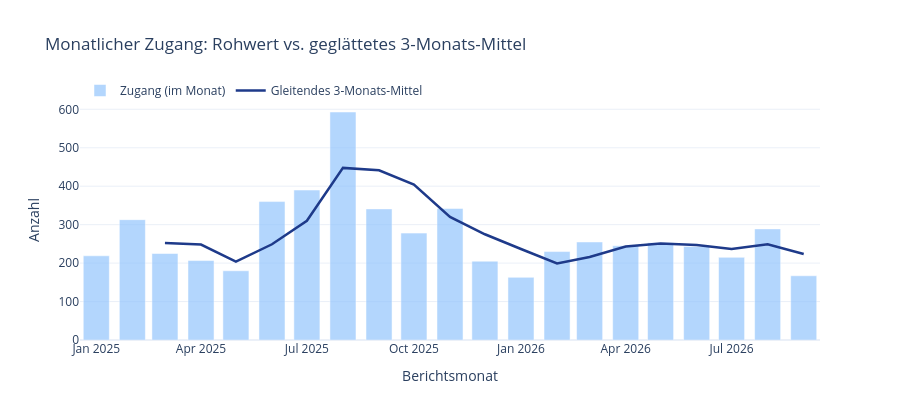

Here is the notebook cell this chart was saved with:
### Code cell
fig = go.Figure()
fig.add_trace(go.Bar(
    x=arbeitsstellen.index.to_timestamp(), y=arbeitsstellen["zugang_im_monat"],
    name="Zugang (im Monat)", marker_color="#93c5fd", opacity=0.7,
))
fig.add_trace(go.Scatter(
    x=arbeitsstellen.index.to_timestamp(), y=arbeitsstellen["zugang_3m_mittel"],
    name="Gleitendes 3-Monats-Mittel", mode="lines", line=dict(color="#1e3a8a", width=2.5),
))
fig.update_layout(
    title="Monatlicher Zugang: Rohwert vs. geglättetes 3-Monats-Mittel",
    xaxis_title="Berichtsmonat", yaxis_title="Anzahl", template="plotly_white", height=420,
    legend=dict(orientation="h", y=1.1),
)
fig

### Figure 1 — Plotly figure (JSON) as saved in the notebook; plotly's stock layout.template omitted (floating-point values rounded to 4 significant figures)
{"data": [{"marker": {"color": "#93c5fd"}, "name": "Zugang (im Monat)", "opacity": 0.7, "type": "bar", "x": ["2025-01-01T00:00:00", "2025-02-01T00:00:00", "2025-03-01T00:00:00", "2025-04-01T00:00:00", "2025-05-01T00:00:00", "2025-06-01T00:00:00", "2025-07-01T00:00:00", "2025-08-01T00:00:00", "2025-09-01T00:00:00", "2025-10-01T00:00:00", "2025-11-01T00:00:00", "2025-12-01T00:00:00", "2026-01-01T00:00:00", "2026-02-01T00:00:00", "2026-03-01T00:00:00", "2026-04-01T00:00:00", "2026-05-01T00:00:00", "2026-06-01T00:00:00", "2026-07-01T00:00:00", "2026-08-01T00:00:00", "2026-09-01T00:00:00"], "y": [219, 313, 225, 207, 180, 360, 390, 593, 341, 278, 342, 205, 163, 230, 255, 245, 253, 243, 215, 289, 167]}, {"line": {"color": "#1e3a8a", "width": 2.5}, "mode": "lines", "name": "Gleitendes 3-Monats-Mittel", "type": "scatter", "x": ["2025-01-01T00:00:00", "2025-02-01T00:00:00", "2025-03-01T00:00:00", "2025-04-01T00:00:00", "2025-05-01T00:00:00", "2025-06-01T00:00:00", "2025-07-01T00:00:00", "2025-08-01T00:00:00", "2025-09-01T00:00:00", "2025-10-01T00:00:00", "2025-11-01T00:00:00", "2025-12-01T00:00:00", "2026-01-01T00:00:00", "2026-02-01T00:00:00", "2026-03-01T00:00:00", "2026-04-01T00:00:00", "2026-05-01T00:00:00", "2026-06-01T00:00:00", "2026-07-01T00:00:00", "2026-08-01T00:00:00", "2026-09-01T00:00:00"], "y": [NaN, NaN, 252.3, 248.3, 204.0, 249.0, 310.0, 447.7, 441.3, 404.0, 320.3, 275.0, 236.7, 199.3, 216.0, 243.3, 251.0, 247.0, 237.0, 249.0, 223.7]}], "layout": {"height": 420, "legend": {"orientation": "h", "y": 1.1}, "title": {"text": "Monatlicher Zugang: Rohwert vs. geglättetes 3-Monats-Mittel"}, "xaxis": {"title": {"text": "Berichtsmonat"}}, "yaxis": {"title": {"text": "Anzahl"}}}}
